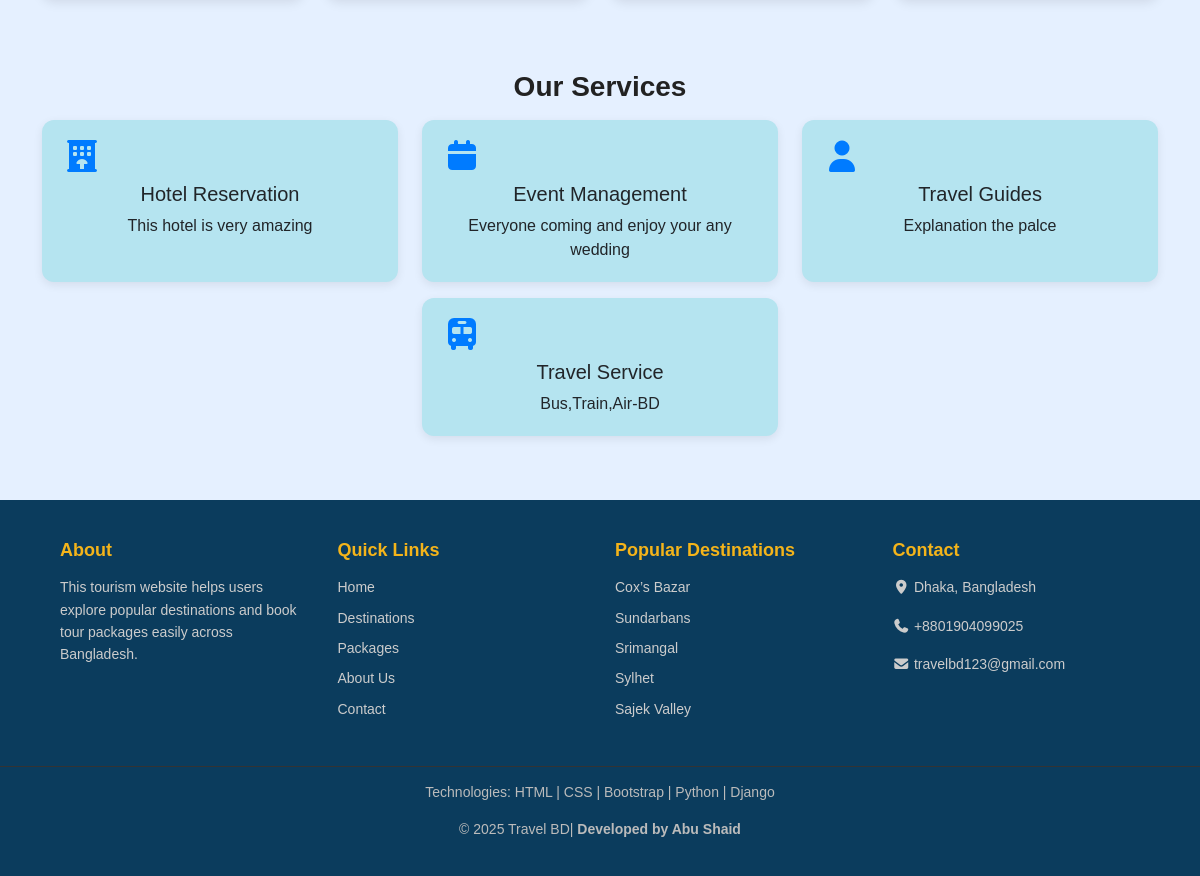
Page /about/ (lower part) on the earlier database version.
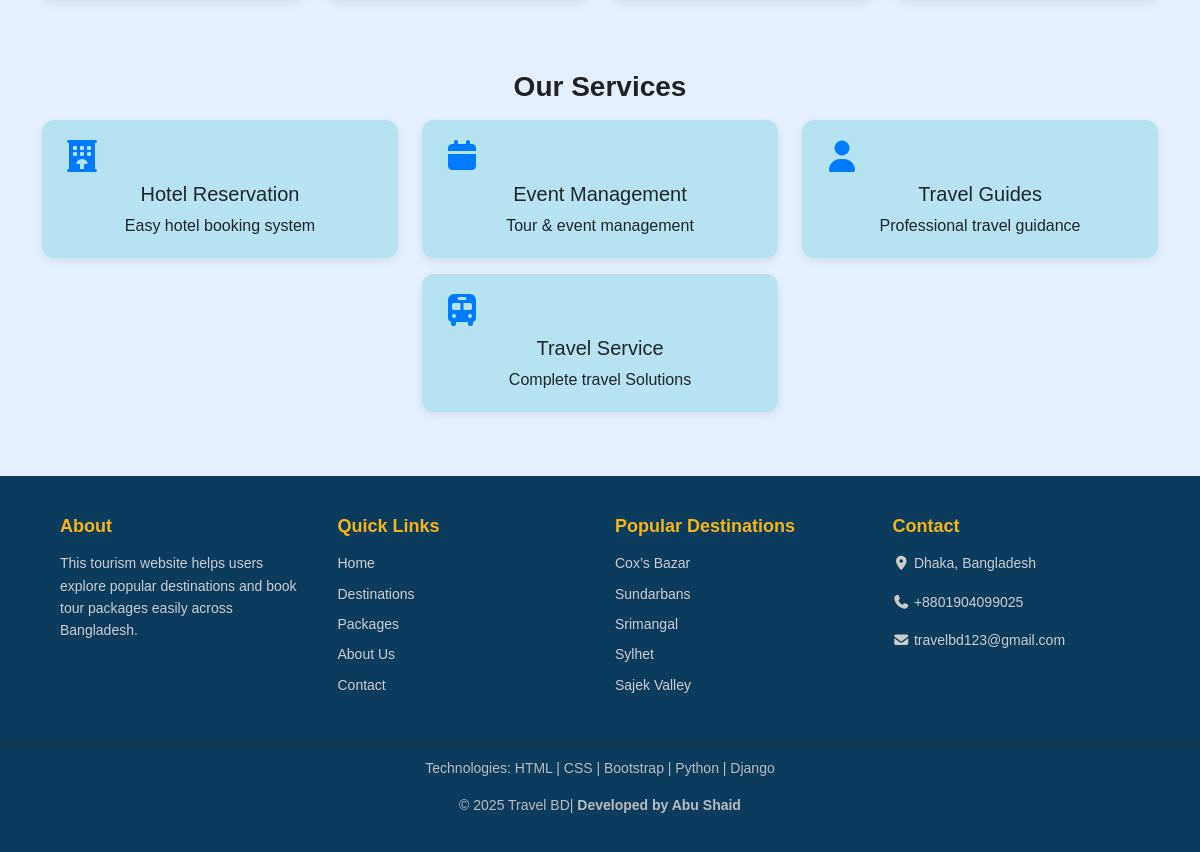
Same page on the later database version.
### myapp/models.py (models this page shows, shortened)
class Service(models.Model):
    name = models.CharField(max_length=150)
    short_description = models.CharField(max_length=300, blank=True)
    icon_class = models.CharField(max_length=100, blank=True, help_text="(optional) icon class if using fontawesome or similar")

### myapp/views.py (the view)
# urls.py: path('about/', about_view, name='about'),
def about_view(request):
    about = About.objects.first()
    team = TeamMember.objects.all()
    services = Service.objects.all()
    return render(request, 'myapp/about.html', {'about': about, 'team': team, 'services': services})

### myapp/context_processors.py (called while the page is built)
def category_dropdown(request):
    return {
        'categories_for_nav': Category.objects.all()
    }

### myapp/templates/myapp/about.html (shortened to what this page needs)
{% load static %}
<!DOCTYPE html>
<html lang="en">
<head>
    <link href="https://cdn.jsdelivr.net/npm/bootstrap@5.3.2/dist/css/bootstrap.min.css" rel="stylesheet">
    <link rel="stylesheet" href="https://cdnjs.cloudflare.com/ajax/libs/font-awesome/7.0.1/css/all.min.css"
 />
    <link rel="stylesheet" href="{% static 'myapp/css/about.css' %}">
</head>
<body>
    <div class="container py-5">
        <div class="row mb-5">
        </div>
        <h3 class="mb-3">Our Services</h3>
        <div class="row">
            {% for s in services %}
            <div class="col-md-4 mb-3">
                <div class="p-3 border rounded h-100">
                    {% if s.icon_class %}
                    <i class="{{ s.icon_class }} fa-2x"></i>
                    {% endif %}
                    <h5>{{ s.name }}</h5>
                    <p class="mb-0">{{ s.short_description }}</p>
                </div>
            </div>
            {% empty %}
            <p>No services listed yet.</p>
            {% endfor %}
        </div>
    </div>
    <footer class="footer">
        <div class="footer-container">
            <div class="footer-box">
                <h3>About</h3>
                <p>
                    This tourism website helps users explore popular destinations
                    and book tour packages easily across Bangladesh.
                </p>
            </div>
            <div class="footer-box">
                <h3>Quick Links</h3>
                <ul>
                    <li><a href="http://127.0.0.1:8000/">Home</a></li>
                    <li><a href="http://127.0.0.1:8000/destinations/">Destinations</a></li>
                    <li><a href="http://127.0.0.1:8000/packages/">Packages</a></li>
                    <li><a href="http://127.0.0.1:8000/about/">About Us</a></li>
                    <li><a href="http://127.0.0.1:8000/contact/">Contact</a></li>
                </ul>
            </div>
            <div class="footer-box">
                <h3>Popular Destinations</h3>
                <ul>
                    <li>Cox’s Bazar</li>
                    <li>Sundarbans</li>
                    <li>Srimangal</li>
                    <li>Sylhet</li>
                    <li>Sajek Valley</li>
                </ul>
            </div>
            <div class="footer-box">
                <h3>Contact</h3>
                <p>
                    <i class="fa-solid fa-location-dot"></i>
                    Dhaka, Bangladesh
                </p>
                <p>
                    <i class="fa-solid fa-phone"></i>
                    +8801904099025
                </p>
                <p>
                    <i class="fa-solid fa-envelope"></i>
                    travelbd123@gmail.com
                </p>
            </div>
        </div>
        <div class="footer-bottom">
            <p>
                Technologies: HTML | CSS | Bootstrap | Python | Django
            </p>
            <p>
                © 2025 Travel BD|
                <strong>Developed by Abu Shaid</strong>
            </p>
        </div>
    </footer>
</body>
</html>

### myapp/static/myapp/css/about.css (style rules this page uses)
body { background: #E5F0FF; font-family: 'Poppins', sans-serif; overflow-x: hidden; }
.mb-3 { text-align: center; }
.row { display: flex; justify-content: center; }
.p-3.border.rounded { padding: 20px !important; border-radius: 12px !important; background: #b5e4f0; border: none !important; box-shadow: 0 3px 10px rgba(0, 0, 0, 0.08); transition: 0.3s ease; }
.p-3 i { color: #007bff; margin-bottom: 10px; display: block; }
h3 { font-weight: 700; color: #222; margin-bottom: 20px; }
footer { background: #0b3c5d; color: #ffffff; padding: 40px 0 20px; font-family: Arial, sans-serif; }
.footer-container { width: 90%; margin: auto; display: grid; grid-template-columns: repeat(auto-fit, minmax(220px, 1fr)); gap: 30px; }
.footer-box h3 { margin-bottom: 15px; font-size: 18px; color: #f4b41a; }
.footer-box p, .footer-box li { font-size: 14px; line-height: 1.6; color: #cccccc; }
.footer-box ul { list-style: none; padding: 0; }
.footer-box ul li { margin-bottom: 8px; }
.footer-box ul li a { color: #cccccc; text-decoration: none; }
.footer-bottom { border-top: 1px solid #333; margin-top: 30px; padding-top: 15px; text-align: center; font-size: 14px; color: #bbbbbb; }

Differences in the rows shown:
changed Service "Hotel Reservation": short_description "This hotel is very amazing" → "Easy hotel booking system"
changed Service "Event Management": short_description "Everyone coming and enjoy your any wedding" → "Tour & event management"
changed Service "Travel Guides": short_description "Explanation the palce" → "Professional travel guidance"
changed Service "Travel Service": short_description "Bus,Train,Air-BD" → "Complete travel Solutions"
